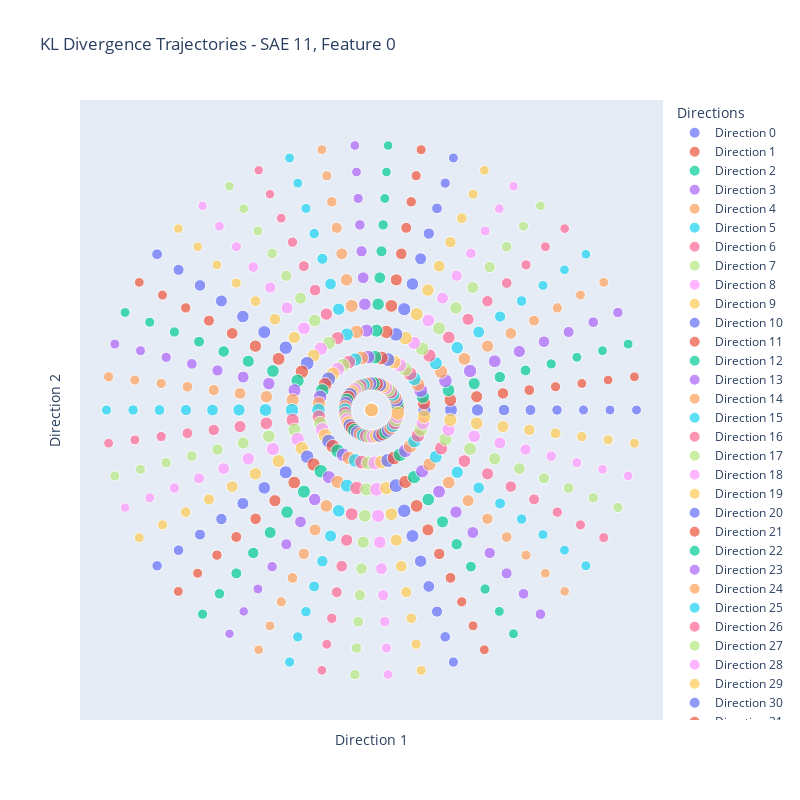

The code cell stored with this chart in its notebook:
### Code cell
plot_kl_divergence_trajectories_plotly(kl_divs, sae_idx, feature_id)
